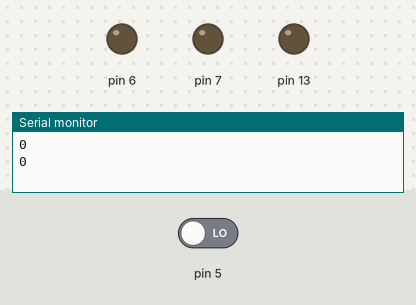
Recording of a sketch running on a simulated Arduino Uno, built with avr-gcc and run on an emulated ATmega328P. On the bench: output pins drawn as LEDs (lit = HIGH), the last lines printed to the serial monitor. Inputs (shaded band) come from the test bench; at power-on: pin 5 LOW.

Above: at 0.3 s.
At 2.45 s:
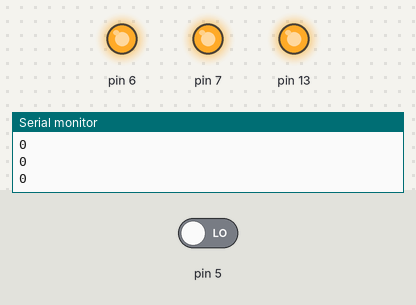
Timing chart, 0 to 3.0 s (numbered marks = the images above):
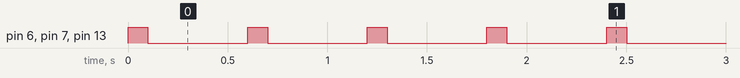

The sketch:

Test_MP_board.ino
```cpp
int t = 500;

void setup() {
  // put your setup code here, to run once:
  pinMode(7,OUTPUT);
  pinMode(6,OUTPUT);
  pinMode(13,OUTPUT);
  pinMode(5,INPUT);
  Serial.begin(115200);

}

void loop() {
  // put your main code here, to run repeatedly:
 digitalWrite(7,HIGH);
 digitalWrite(6,HIGH);
 digitalWrite(13,HIGH);
 Serial.println(digitalRead(5));
 delay(t/5);
 digitalWrite(7,LOW);
 digitalWrite(6,LOW);
 digitalWrite(13,LOW);
 Serial.println(digitalRead(5));
 delay(t);
}
```

Measured:
- by itself, pin 6, pin 7, pin 13: alternates HIGH for 0.10 s and LOW for 0.50 s
